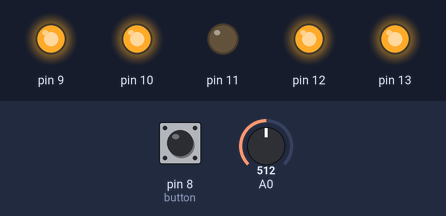
This sketch was run on a simulated Arduino Uno, built with avr-gcc and run on an emulated ATmega328P. On the bench: output pins drawn as LEDs (lit = HIGH). Dashed ring = blinking. The inputs (shaded band) are chosen by the test bench; at power-on: pin 8 (button) LOW, A0 = 512.

Above: at 1.2 s.
1.3 s: pin 8 (button) pulled HIGH for 0.15 s
At 3.1 s:
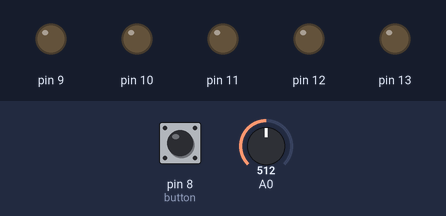
4.4 s: A0 set to 716
At 6.2 s:
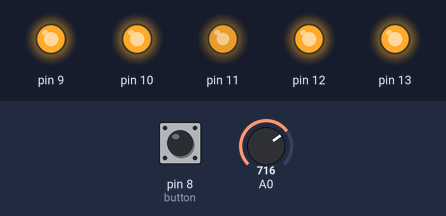
7.4 s: A0 set to 900
At 8.1 s:
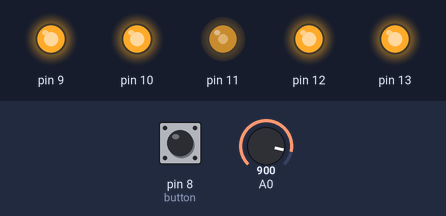
10.4 s: pin 8 (button) pulled HIGH for 3.2 s
15.1 s: pin 8 (button) pulled HIGH for 1 s
At 15.35 s:
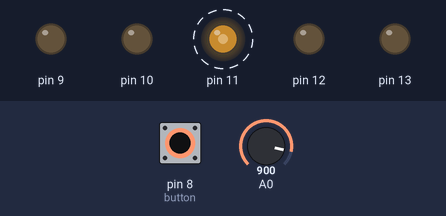
18.1 s: A0 set to 1023
Timing chart, 0 to 22.1 s (numbered marks = the images above; inputs shaded):
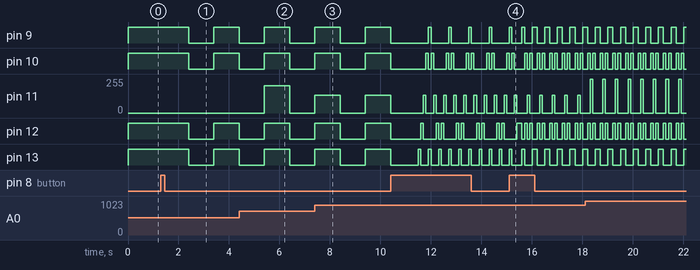

Measured:
- after the input at 1.3 s, pin 9, pin 10, pin 12, pin 13: HIGH → LOW after 1.1 s, → HIGH 1.0 s later
- after the input at 4.4 s, pin 11: 0/255 → 204/255 after 1.0 s, → 0/255 1.0 s later
- after the input at 15.1 s, pin 11: alternates 132/255 for 0.10 s and 0/255 for 0.40 s, starting after 0.70 s

The sketch:

BikeLight.ino
```cpp
/*
  Mini-Project #1

  In MP1, we are tasked to create a bike light
  using Arduino and some other electrical parts.
  The following is our documented code that we used
  to successfully meet the criteria to this firt
  mini-project.

  Part 1: Set up LEDs with a button-press switch to
  change between several different modes.

  Part 2: Use potentiometer to change the brightness
  of the LED output.

  Coded by Toluope Oshinowo and Walter Villa
  September 13, 2021
  Principles of Integrated Engineering (PIE)
*/

// Initializing Global Variables

int ledState = 0; // setting initial illumination mode for the LED's (all on)
int currentButtonState = LOW; // setting the defalut previous pressed state of the button (not pressed = LOW, pressed = HIGH)
int lastButtonState = LOW; // setting the defalut previous pressed state of the button (not pressed = LOW, pressed = HIGH)
int potentiometerState = 0; // setting the default potentiometer reading to 0


// the setup function runs once on start

void setup() {
  // initialize digital pin LED_BUILTIN as an output.
  Serial.begin(9600); // artifact from testing ledState and potentiometerState logic
  pinMode(13, OUTPUT);
  pinMode(12, OUTPUT);
  pinMode(11, OUTPUT);
  pinMode(10, OUTPUT);
  pinMode(9, OUTPUT);
}

// the loop function runs continuously

void loop() {
  currentButtonState = digitalRead(8); // storing the button state to manage the illumination mode of the LED's
  potentiometerState = analogRead(0); // storing potentiometer state to manage the brightness of the LED's

  // this 'if' statement handles the cycling of ledState's value (which controls the illumination modes)
  if (currentButtonState == HIGH && lastButtonState == LOW) {
    ledState++;
    if (ledState > 4) {
      ledState = 0;
    }
    delay(100);
    lastButtonState = HIGH;
  } else if(currentButtonState == LOW) {
    lastButtonState = LOW;
  }

  // this 'switch' statement handles the invocation of the different illumination modes
  switch (ledState) {
    case 0:
      lightson();
      break;
    case 1:
      blinking();
      break;
    case 2:
      bouncing();
      break;
    case 3:
      zone();
      break;
    case 4:
      lightsoff();
    default:
      break;
  }

}

// Declaring different illumination modes as helper functions
/*
 *  Note: For the analogWrite functions, we use the values read by
 *  the potentiometer to fluctuate the LED brightness.
*/

void lightsoff() {
  // set all the LED's off by making the voltage LOW
  digitalWrite(13, LOW);
  digitalWrite(12, LOW);
  digitalWrite(11, LOW);
  digitalWrite(10, LOW);
  digitalWrite(9, LOW);
}

void lightson() {
  // set all the LED's on based on potentiometerState
  analogWrite(13, potentiometerState);
  analogWrite(12, potentiometerState);
  analogWrite(11, potentiometerState);
  analogWrite(10, potentiometerState);
  analogWrite(9, potentiometerState);
}

void blinking() {
  // set all the LED's on based on potentiometerState
  analogWrite(13, potentiometerState);
  analogWrite(12, potentiometerState);
  analogWrite(11, potentiometerState);
  analogWrite(10, potentiometerState);
  analogWrite(9, potentiometerState);
  // wait for 1000 ms
  delay(1000);
  // set all the LED's off by making the voltage LOW
  analogWrite(13, LOW);
  analogWrite(12, LOW);
  analogWrite(11, LOW);
  analogWrite(10, LOW);
  analogWrite(9, LOW);
  // wait for 1000 ms
  delay(1000);
}

void bouncing() {
  analogWrite(13, potentiometerState);
  analogWrite(12, LOW);
  analogWrite(11, LOW);
  analogWrite(10, LOW);
  analogWrite(9, LOW);
  delay(100);
  analogWrite(13, LOW);
  analogWrite(12, potentiometerState);
  analogWrite(11, LOW);
  analogWrite(10, LOW);
  analogWrite(9, LOW);
  delay(100);
  analogWrite(13, LOW);
  analogWrite(12, LOW);
  analogWrite(11, potentiometerState);
  analogWrite(10, LOW);
  analogWrite(9, LOW);
  delay(100);
  analogWrite(13, LOW);
  analogWrite(12, LOW);
  analogWrite(11, LOW);
  analogWrite(10, potentiometerState);
  analogWrite(9, LOW);
  delay(100);
  analogWrite(13, potentiometerState);
  analogWrite(12, LOW);
  analogWrite(11, LOW);
  analogWrite(10, LOW);
  analogWrite(9, potentiometerState);
  delay(100);
  analogWrite(13, LOW);
  analogWrite(12, LOW);
  analogWrite(11, LOW);
  analogWrite(10, potentiometerState);
  analogWrite(9, LOW);
  delay(100);
  analogWrite(13, LOW);
  analogWrite(12, LOW);
  analogWrite(11, potentiometerState);
  analogWrite(10, LOW);
  analogWrite(9, LOW);
  delay(100);
  analogWrite(13, LOW);
  analogWrite(12, potentiometerState);
  analogWrite(11, LOW);
  analogWrite(10, LOW);
  analogWrite(9, LOW);
  delay(100);
}

void zone() {
  analogWrite(13, potentiometerState);
  analogWrite(12, LOW);
  analogWrite(11, LOW);
  analogWrite(10, LOW);
  analogWrite(9, potentiometerState);
  delay(100);
  analogWrite(13, LOW);
  analogWrite(12, potentiometerState);
  analogWrite(11, LOW);
  analogWrite(10, potentiometerState);
  analogWrite(9, LOW);
  delay(100);
  analogWrite(13, LOW);
  analogWrite(12, LOW);
  analogWrite(11, potentiometerState);
  analogWrite(10, LOW);
  analogWrite(9, LOW);
  delay(100);
  analogWrite(13, LOW);
  analogWrite(12, potentiometerState);
  analogWrite(11, LOW);
  analogWrite(10, potentiometerState);
  analogWrite(9, LOW);
  delay(100);
  analogWrite(13, potentiometerState);
  analogWrite(12, LOW);
  analogWrite(11, LOW);
  analogWrite(10, LOW);
  analogWrite(9, potentiometerState);
  delay(100);
}
```
